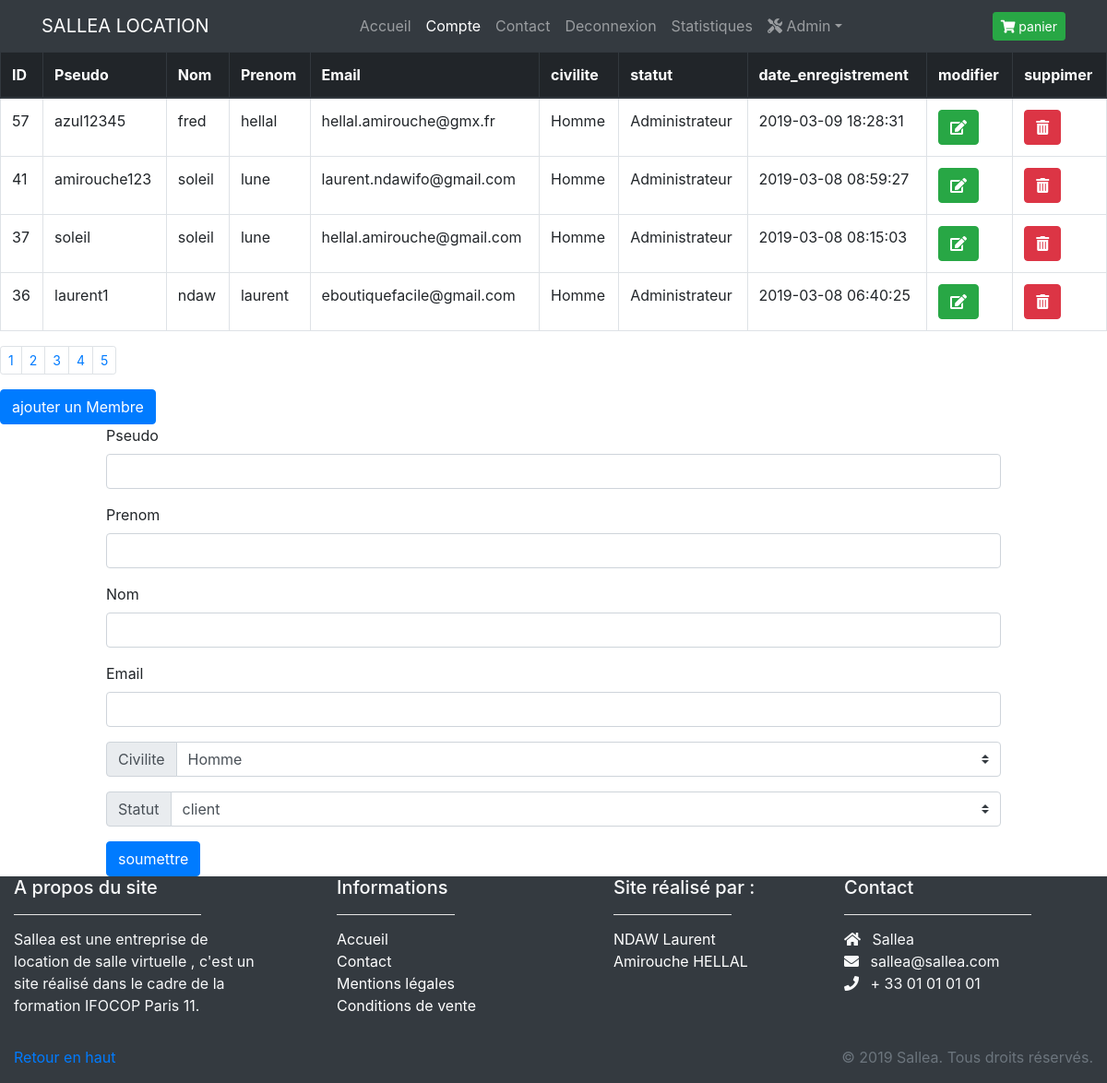
The page /admin/gestion_membres.php (signed in) on the database its author committed.
### tables this page shows
CREATE TABLE `membre` (
  `id_membre` int(3) NOT NULL,
  `pseudo` varchar(20) NOT NULL,
  `mdp` varchar(60) NOT NULL,
  `nom` varchar(20) NOT NULL,
  `prenom` varchar(20) NOT NULL,
  `email` varchar(50) NOT NULL,
  `civilite` enum('m','f','','') NOT NULL,
  `statut` int(1) NOT NULL,
  `date_enregistrement` datetime NOT NULL
);

### admin/gestion_membres.php (the view, shortened to what this page needs)
<?php
require_once('../inc/init.inc.php');
require_once('../inc/header.inc.php');
require_once('../inc/nav.inc.php');
$limite = 4;
$page = (!empty($_GET['page'])? $_GET['page']: 1);
$debut = ($page -1)* $limite;
$employees = $pdo->prepare("SELECT SQL_CALC_FOUND_ROWS * FROM membre ORDER BY id_membre DESC LIMIT :limite OFFSET :debut");
$employees->bindParam(':limite',$limite,PDO::PARAM_INT);
$employees->bindParam(':debut',$debut,PDO::PARAM_INT);
$employees->execute();
$resultfound = $pdo->query('SELECT found_rows()');
$nombretotal = $resultfound->fetchColumn();
echo'<table class="table table-bordered bg-white">
<thead class="thead-dark">
<tr>
<th>ID</th>
<th>Pseudo</th>
<th>Nom</th>
<th>Prenom</th>
<th>Email</th>
<th>civilite</th>
<th>statut</th>
<th>date_enregistrement</th>
<th>modifier</th>
<th>suppimer</th>
</tr>';
echo'</thead>';
while($membres=$employees->fetch(PDO::FETCH_ASSOC)){
	echo '<tr>' ;
	foreach($membres as $indice=>$valeur)
	{
		if($indice == 'mdp'){
			continue;
		}elseif($indice == 'civilite'){
			if($valeur == 'f'){
				$valeur ="Femme";
				echo '<td>'.$valeur.'</td>';
			}else{
				$valeur = 'Homme';
				echo '<td>'.$valeur.'</td>';
			}
		}elseif($indice == 'statut'){
			if($valeur == '1'){
				$valeur = 'Client';
				echo '<td>'.$valeur.'</td>';
			}else{
				$valeur = 'Administrateur';
				echo '<td>'.$valeur.'</td>';
			}
		}else{
			echo '<td>'.$valeur.'</td>';
		}
	}
	echo '<td><a href="?page='.$_GET["page"].'&action=modification&id_membre='.$membres['id_membre'].'" class="btn btn-success text-white"  > <i class="fas fa-edit"></i></a>  </td>';
	echo '<td> <a href="?page='.$_GET["page"].'&action=suppression&id_membre='.$membres['id_membre'].'" class="btn btn-danger text-white" onclick="(confirm(\'Etes-vous sûr ? \'));"> <i class="fas fa-trash-alt"></i></a> </td>';
	echo '</tr>' ;
}
echo '</table>';
$nombreDePages = ceil($nombretotal / $limite);
echo'<nav aria-label="...">
<ul class="pagination pagination-sm">';
for ($i = 1; $i <= $nombreDePages; $i++):
	?><li class='page-item <?php if($i == $_GET["page"]){ echo "active";} ?>'><a class="page-link" href="?page=<?php echo $i; ?>"><?php echo $i; ?></a></li> <?php
endfor;
echo '</ul>
</nav>';
?>
<a href='?page=<?php echo $_GET["page"] ?>&action=ajouter' class="btn btn-primary">ajouter un Membre</a>
<form action="#" method="post" class="col-xl-10 mx-auto">
	<div class="form-group">
		<label for="pseudo">Pseudo</label>
		<input type="text" id="pseudo" name="pseudo" value="<?php if(isset($_POST['pseudo'])){echo $_POST['pseudo'];}elseif(isset($pseudo)){echo $pseudo;}else{ echo $_POST['pseudo'] = '';} ?>" class="form-control">
	</div>
	<div class="form-group">
		<label for="prenom">Prenom</label>
		<input type="text" id="prenom" name="prenom" value="<?php if(isset($_POST['prenom'])){echo $_POST['prenom'];}elseif(isset($prenom)){echo $prenom;}else{echo $_POST['prenom'] ='';} ?>" class="form-control">
	</div>
	<div class="form-group">
		<label for="nom">Nom</label>
		<input type="text" id="nom" name="nom" value="<?php if(isset($_POST['nom'])){ echo $_POST['nom'];}elseif(isset($nom)){echo $nom;}else{echo $_POST['nom']='';} ?>" class="form-control">
	</div>
	<div class="form-group">
		<label for="email">Email</label>
		<input type="email" id="email" name="email" value="<?php if(isset($_POST['email'])){ echo $_POST['email'];}elseif(isset($email)){echo $email;}else{ echo $_POST['email'] =''; } ?>" class="form-control">
	</div>
	<div class="input-group mb-3">
		<div class="input-group-prepend">
			<label class="input-group-text" for="inputGroupSelect01">Civilite</label>
		</div>
		<select class="custom-select" id="inputGroupSelect01" name="civilite">
			<option <?php if(isset($civilite) && $civilite == 'h' || empty($_POST['civilite'])){echo 'selected';} ?>>Homme</option>
		</select>
	</div>
	<div class="input-group mb-3">
		<div class="input-group-prepend">
			<label class="input-group-text" for="inputGroupSelect01">Statut</label>
		</div>
		<select class='custom-select' id='inputGroupSelect02' name="statut">
			<option <?php if(isset($status) && $status == "1" || empty($_POST['statut'])){echo 'selected';} ?>>client</option>
		</select>
	</div>
	<input type="submit" class="btn btn-primary" value="soumettre" name="validation">
</form>
<?php
require_once('../inc/footer.inc.php');

### rows shown on the page
membre: id_membre "57", pseudo "azul12345", nom "fred", prenom "hellal", email "hellal.amirouche@gmx.fr", civilite "Homme", statut "Administrateur", date_enregistrement "2019-03-09 18:28:31"
membre: id_membre "41", pseudo "amirouche123", nom "soleil", prenom "lune", email "laurent.ndawifo@gmail.com", civilite "Homme", statut "Administrateur", date_enregistrement "2019-03-08 08:59:27"
membre: id_membre "37", pseudo "soleil", nom "soleil", prenom "lune", email "hellal.amirouche@gmail.com", civilite "Homme", statut "Administrateur", date_enregistrement "2019-03-08 08:15:03"
membre: id_membre "36", pseudo "laurent1", nom "ndaw", prenom "laurent", email "eboutiquefacile@gmail.com", civilite "Homme", statut "Administrateur", date_enregistrement "2019-03-08 06:40:25"
